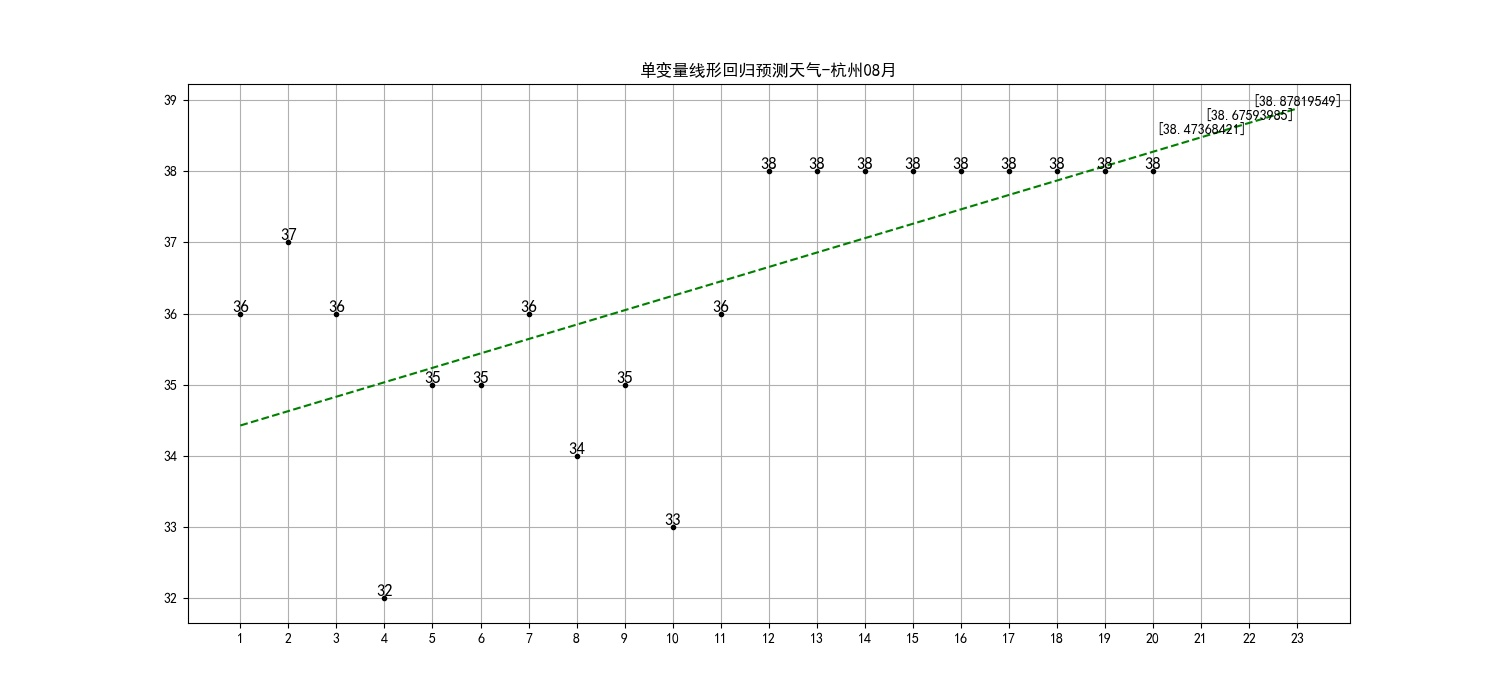

This chart was generated by the following Python code:
# -*- encoding: utf-8 -*-
# here put the import lib
import requests
from bs4 import BeautifulSoup
import os
import matplotlib.pyplot as plt
import numpy as np
import pandas as pd
from matplotlib.pyplot import MultipleLocator
from sklearn.linear_model import LinearRegression


# 获取天气数据
def get_data():
    url = "http://www.tianqihoubao.com/lishi/hangzhou/month/202008.html"
    Weathers = []
    headers = {
        'User-Agent':
        'Mozilla/5.0 (Windows NT 10.0; Win64; x64) AppleWebKit/537.36 (KHTML, like Gecko) Chrome/86.0.4240.75 Safari/537.36',
    }
    # get方式请求网页 获取源码文本
    strpage = requests.request("GET", url, headers=headers).text
    # 将源码解析 缩小范围 用'lxml'加快解析速度
    Soup = BeautifulSoup(strpage, 'lxml')
    # 寻找所有tr表格元素
    All_tr = Soup.find_all('tr')
    # 在获取的tr元素中查找相对应的信息元素
    for x in All_tr[1:]:
        # 拆分字符串，形成数组
        List = x.text.split()
        # 日期
        date = ''.join(List[0])
        # 天气情况
        weather = ''.join(List[1:3])
        # 气温
        T = ''.join(List[3:6])
        # 将三大信息加入到/list中
        Weathers.append([date, weather, T])
    return Weathers


def initplot():
    plt.figure(figsize=(15, 7))
    plt.grid(True)
    x_major_locator = MultipleLocator(1)
    y_major_locator = MultipleLocator(1)
    # ax为两条坐标轴的实例
    ax = plt.gca()
    # 把x轴的主刻度设置为1的倍数
    ax.xaxis.set_major_locator(x_major_locator)
    #把y轴的主刻度设置为1的倍数
    ax.yaxis.set_major_locator(y_major_locator)


def SingleVariableTemplot(DF):
    data = DF
    data['最高气温'] = data['气温'].str.split('/', expand=True)[0]
    data['最高气温'] = data['最高气温'].map(lambda x: int(x.replace('℃', '')))
    data['最低气温'] = data['气温'].str.split('/', expand=True)[1]
    data['最低气温'] = data['最低气温'].map(lambda x: int(x.replace('℃', '')))
    data['日期'] = data['日期'].map(lambda x: int(x.replace('2020年08月', '')[:-1]))
    initplot()
    plt.yticks(np.arange(30, 40))
    plt.xticks(np.arange(1, 24))
    plt.title("单变量线形回归预测天气-杭州08月")

    plt.plot(data['日期'], data['最高气温'], 'k.')
    # plt.plot(data['日期'], data['最低气温'], 'k.')
    for a, b in zip(data['日期'], data['最高气温']):
        plt.text(a, b, b, ha="center", va="bottom", fontsize=12)
        # plt.text(a, c, c, ha="center", va="bottom", fontsize=12)
    # 将日期转为矩阵
    xTrain = np.array(data['日期'])[:, np.newaxis]
    # 为方便理解，也转换成列向量
    yTrain = np.array(data['最高气温'])
    xtest = np.array([3, 6, 9, 12, 15, 18])[:, np.newaxis]
    ytest = np.array([36, 35, 35, 38, 38, 38])
    # 创建模型对象
    model = LinearRegression()
    # 根据训练数据拟合出直线(以得到假设函数)

    hypothesis = model.fit(xTrain, yTrain)
    # 截距
    print("直线截距=", hypothesis.intercept_)
    # 斜率
    print("直线斜率=", hypothesis.coef_)

    # 测试组的预测值
    hpyTest = model.predict(xtest)
    # 计算测试组的残差
    ssResTest = sum((ytest - hpyTest)** 2)
    print(f"训练组的残差为{model._residues}")
    print(f"测试组的残差为{ssResTest}")
    # 预测2020年8月20日的最高气温
    print("单变量线性回归预测:2020年8月21日的最高气温：", model.predict([[21]])[0])
    for i in [21, 22, 23]:
        plt.text(i,
                 model.predict([[i]])[0],
                 model.predict([[i]])[0],
                 ha="center",
                 va="bottom",
                 fontsize=10)
    # 也可以批量预测多个日期的气温，注意要以列向量形式表达（有余数据集量少，故间隔时间长气温可能有较大差异）
    # 此处仅利用模型表示，不代表真实值（假设要预测21号、22号、23号的天气）
    xNew = np.array([
        1,
        23,
    ])[:, np.newaxis]
    yNew = model.predict(xNew)

    plt.plot(xNew, yNew, 'g--')
    plt.savefig(r'Weather Forecast\img\WeatherForecast.jpg')
    plt.show()


if __name__ == '__main__':

    #解决中文乱码问题
    plt.rcParams["font.sans-serif"] = "SimHei"
    #解决负号无法正常显示的问题
    plt.rcParams['axes.unicode_minus'] = False
    if not os.path.exists(r"Weather Forecast\202008杭州上中旬天气情况.xlsx"):
        result = get_data()
        # 构造DataFrame数据类型
        weather = pd.DataFrame(result, columns=['日期', '天气情况', '气温'])
        # 将DataFrame数据类型输出到表格
        weather.to_excel('Weather Forecast/202008杭州上中旬天气情况.xlsx', index=False)
    weather_frame = pd.read_excel('Weather Forecast/202008杭州上中旬天气情况.xlsx')
    img_path = 'Weather Forecast/img'
    if not os.path.exists(img_path):
        os.makedirs(img_path)
    print("单变量线性回归")
    SingleVariableTemplot(weather_frame)